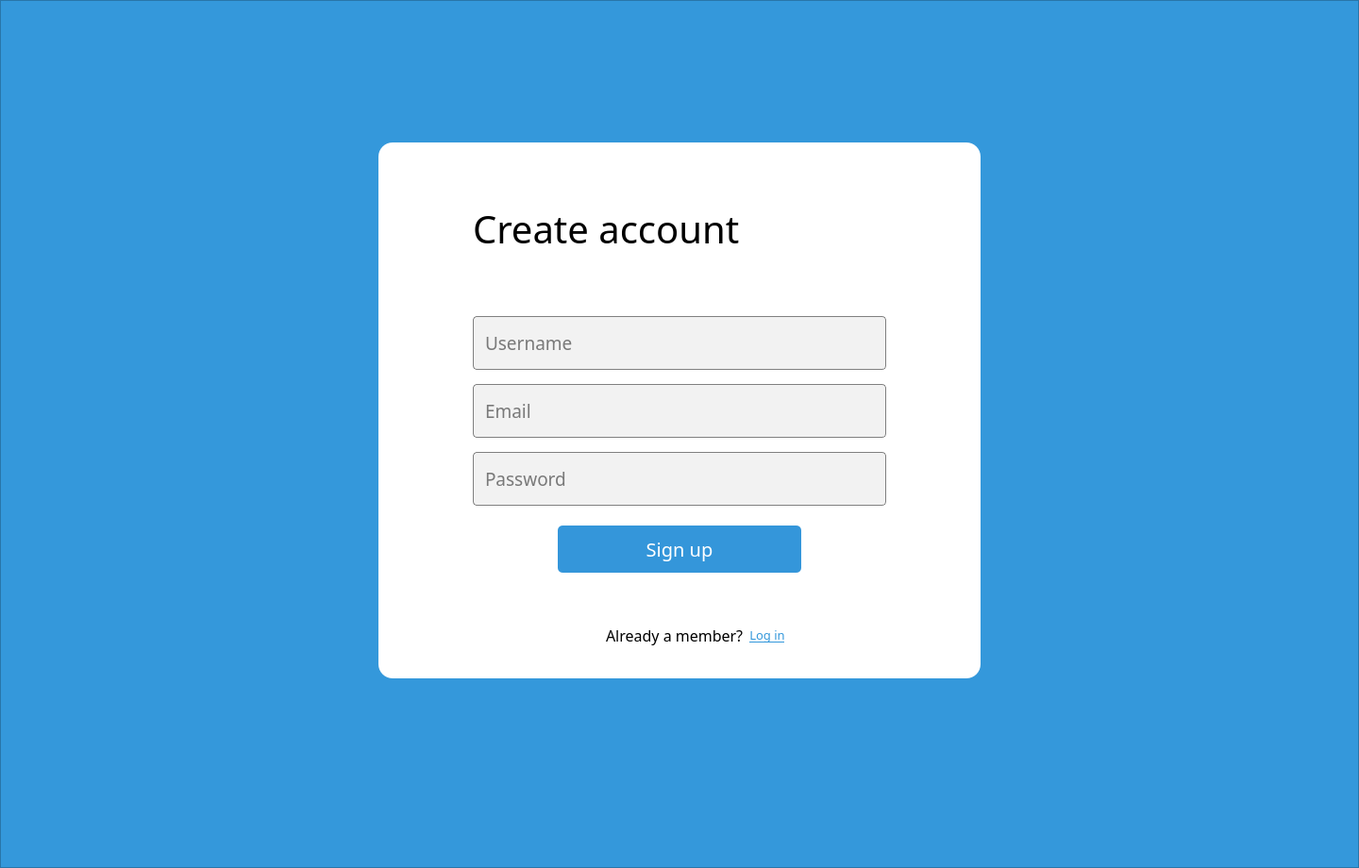
<?xml version="1.0" encoding="UTF-8"?>
<ui version="4.0">
 <class>MainWindow</class>
 <widget class="QMainWindow" name="MainWindow">
  <property name="geometry">
   <rect>
    <x>0</x>
    <y>0</y>
    <width>1440</width>
    <height>920</height>
   </rect>
  </property>
  <property name="windowTitle">
   <string>MainWindow</string>
  </property>
  <widget class="QWidget" name="centralwidget">
   <property name="styleSheet">
    <string notr="true">#background {
background-color:rgb(52,152,219)
}

#signup_form {
background-color:white;
border-radius: 15px
}

#signup_form QLineEdit {
background-color:rgb(242,242,242);
border-radius: 4px;
border: 1px solid gray;
padding: 0px 10px;
height: 55px;
}

#signup_form QLineEdit:hover {
border: 1.5px solid black
}

#signup_form QLineEdit:focus {
border: 1.5px solid black
}

#forgotPsw {
border:none;
background-color:white
}

#signupBtn {
background-color:rgb(52,150,218);
border-radius:5px;
color:white;
padding:5px;
height:40px
}

#loginBtn {
background-color:white;
border:none;
color:rgb(52,152,219)
}</string>
   </property>
   <layout class="QVBoxLayout" name="verticalLayout">
    <property name="spacing">
     <number>0</number>
    </property>
    <property name="leftMargin">
     <number>0</number>
    </property>
    <property name="topMargin">
     <number>0</number>
    </property>
    <property name="rightMargin">
     <number>0</number>
    </property>
    <property name="bottomMargin">
     <number>0</number>
    </property>
    <item>
     <widget class="QFrame" name="background">
      <property name="frameShape">
       <enum>QFrame::StyledPanel</enum>
      </property>
      <property name="frameShadow">
       <enum>QFrame::Raised</enum>
      </property>
      <layout class="QVBoxLayout" name="verticalLayout_2">
       <property name="leftMargin">
        <number>400</number>
       </property>
       <property name="topMargin">
        <number>150</number>
       </property>
       <property name="rightMargin">
        <number>400</number>
       </property>
       <property name="bottomMargin">
        <number>200</number>
       </property>
       <item>
        <widget class="QWidget" name="signup_form" native="true">
         <layout class="QVBoxLayout" name="verticalLayout_3">
          <property name="spacing">
           <number>0</number>
          </property>
          <property name="leftMargin">
           <number>0</number>
          </property>
          <property name="topMargin">
           <number>0</number>
          </property>
          <property name="rightMargin">
           <number>0</number>
          </property>
          <property name="bottomMargin">
           <number>0</number>
          </property>
          <item>
           <widget class="QWidget" name="signup_title_field" native="true">
            <layout class="QVBoxLayout" name="verticalLayout_4">
             <property name="spacing">
              <number>0</number>
             </property>
             <property name="leftMargin">
              <number>100</number>
             </property>
             <property name="topMargin">
              <number>0</number>
             </property>
             <property name="rightMargin">
              <number>0</number>
             </property>
             <property name="bottomMargin">
              <number>0</number>
             </property>
             <item alignment="Qt::AlignVCenter">
              <widget class="QLabel" name="label">
               <property name="font">
                <font>
                 <family>Arial Rounded MT Bold</family>
                 <pointsize>30</pointsize>
                </font>
               </property>
               <property name="text">
                <string>Create account</string>
               </property>
              </widget>
             </item>
            </layout>
           </widget>
          </item>
          <item>
           <widget class="QWidget" name="in4_blank_field" native="true">
            <layout class="QVBoxLayout" name="verticalLayout_5">
             <property name="spacing">
              <number>15</number>
             </property>
             <property name="leftMargin">
              <number>100</number>
             </property>
             <property name="topMargin">
              <number>0</number>
             </property>
             <property name="rightMargin">
              <number>100</number>
             </property>
             <property name="bottomMargin">
              <number>0</number>
             </property>
             <item>
              <widget class="QLineEdit" name="username">
               <property name="font">
                <font>
                 <family>Arial Rounded MT Bold</family>
                 <pointsize>14</pointsize>
                </font>
               </property>
               <property name="placeholderText">
                <string>Username</string>
               </property>
              </widget>
             </item>
             <item>
              <widget class="QLineEdit" name="email">
               <property name="font">
                <font>
                 <family>Arial Rounded MT Bold</family>
                 <pointsize>14</pointsize>
                </font>
               </property>
               <property name="placeholderText">
                <string>Email</string>
               </property>
              </widget>
             </item>
             <item>
              <widget class="QLineEdit" name="password">
               <property name="font">
                <font>
                 <family>Arial Rounded MT Bold</family>
                 <pointsize>14</pointsize>
                </font>
               </property>
               <property name="placeholderText">
                <string>Password</string>
               </property>
              </widget>
             </item>
            </layout>
           </widget>
          </item>
          <item>
           <widget class="QWidget" name="signup_button_field" native="true">
            <property name="font">
             <font>
              <family>Papyrus</family>
             </font>
            </property>
            <layout class="QVBoxLayout" name="verticalLayout_6">
             <property name="spacing">
              <number>0</number>
             </property>
             <property name="leftMargin">
              <number>0</number>
             </property>
             <property name="topMargin">
              <number>0</number>
             </property>
             <property name="rightMargin">
              <number>0</number>
             </property>
             <property name="bottomMargin">
              <number>0</number>
             </property>
             <item>
              <widget class="QWidget" name="widget" native="true">
               <layout class="QVBoxLayout" name="verticalLayout_7">
                <property name="spacing">
                 <number>0</number>
                </property>
                <property name="leftMargin">
                 <number>190</number>
                </property>
                <property name="topMargin">
                 <number>0</number>
                </property>
                <property name="rightMargin">
                 <number>190</number>
                </property>
                <property name="bottomMargin">
                 <number>0</number>
                </property>
                <item>
                 <widget class="QPushButton" name="signupBtn">
                  <property name="font">
                   <font>
                    <family>Arial Rounded MT Bold</family>
                    <pointsize>15</pointsize>
                   </font>
                  </property>
                  <property name="text">
                   <string>Sign up</string>
                  </property>
                 </widget>
                </item>
               </layout>
              </widget>
             </item>
             <item>
              <widget class="QWidget" name="widget_2" native="true">
               <layout class="QVBoxLayout" name="verticalLayout_8">
                <property name="leftMargin">
                 <number>150</number>
                </property>
                <item>
                 <layout class="QHBoxLayout" name="horizontalLayout">
                  <item alignment="Qt::AlignRight">
                   <widget class="QLabel" name="label_2">
                    <property name="font">
                     <font>
                      <family>Arial Rounded MT Bold</family>
                      <pointsize>12</pointsize>
                     </font>
                    </property>
                    <property name="text">
                     <string>Already a member?</string>
                    </property>
                   </widget>
                  </item>
                  <item alignment="Qt::AlignLeft">
                   <widget class="QPushButton" name="loginBtn">
                    <property name="font">
                     <font>
                      <family>Arial Rounded MT Bold</family>
                      <pointsize>10</pointsize>
                      <underline>true</underline>
                     </font>
                    </property>
                    <property name="text">
                     <string>Log in</string>
                    </property>
                   </widget>
                  </item>
                 </layout>
                </item>
               </layout>
              </widget>
             </item>
            </layout>
           </widget>
          </item>
         </layout>
        </widget>
       </item>
      </layout>
     </widget>
    </item>
   </layout>
  </widget>
 </widget>
 <resources/>
 <connections/>
</ui>
